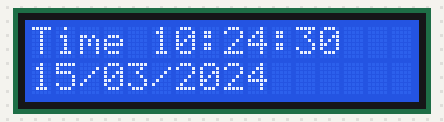
Recording of a sketch running on a simulated Arduino Uno, built with avr-gcc and run on an emulated ATmega328P. Parts: 16×2 character LCD. The local clock reads 2024-03-15 10:24:30 at power-on unless the sketch sets it.

Above: at 0.1 s.
At 4.2 s:
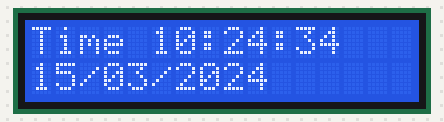
At 9.4 s:
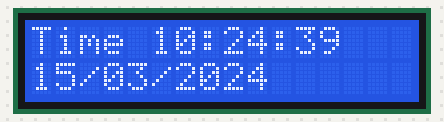
At 18.6 s:
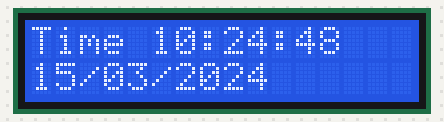
At 27.8 s:
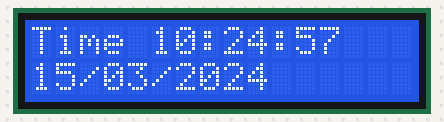
At 38.1 s:
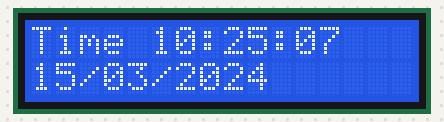

Measured:
- what the display in image 1 shows lasts 1.0 s, from 4.2 s to 5.2 s

The sketch:

sketch.ino
```cpp
#include <Wire.h>
#include <RTClib.h>
#include <LiquidCrystal_I2C.h>

RTC_DS1307 rtc;
LiquidCrystal_I2C lcd(0x27, 16, 2);

void setup() {
  Wire.begin();

  lcd.init();
  lcd.backlight();

  if (!rtc.begin()) {
    lcd.clear();
    lcd.print("RTC ERROR");
    while (1);
  }

  if (!rtc.isrunning()) {
    rtc.adjust(DateTime(F(__DATE__), F(__TIME__)));
  }

  lcd.clear();
}

void loop() {
  DateTime now = rtc.now();

  lcd.setCursor(0, 0);
  lcd.print("Time ");

  if (now.hour() < 10) lcd.print("0");
  lcd.print(now.hour());
  lcd.print(":");

  if (now.minute() < 10) lcd.print("0");
  lcd.print(now.minute());
  lcd.print(":");

  if (now.second() < 10) lcd.print("0");
  lcd.print(now.second());

  lcd.setCursor(0, 1);

  if (now.day() < 10) lcd.print("0");
  lcd.print(now.day());
  lcd.print("/");

  if (now.month() < 10) lcd.print("0");
  lcd.print(now.month());
  lcd.print("/");

  lcd.print(now.year());

  delay(1000);
}
```
